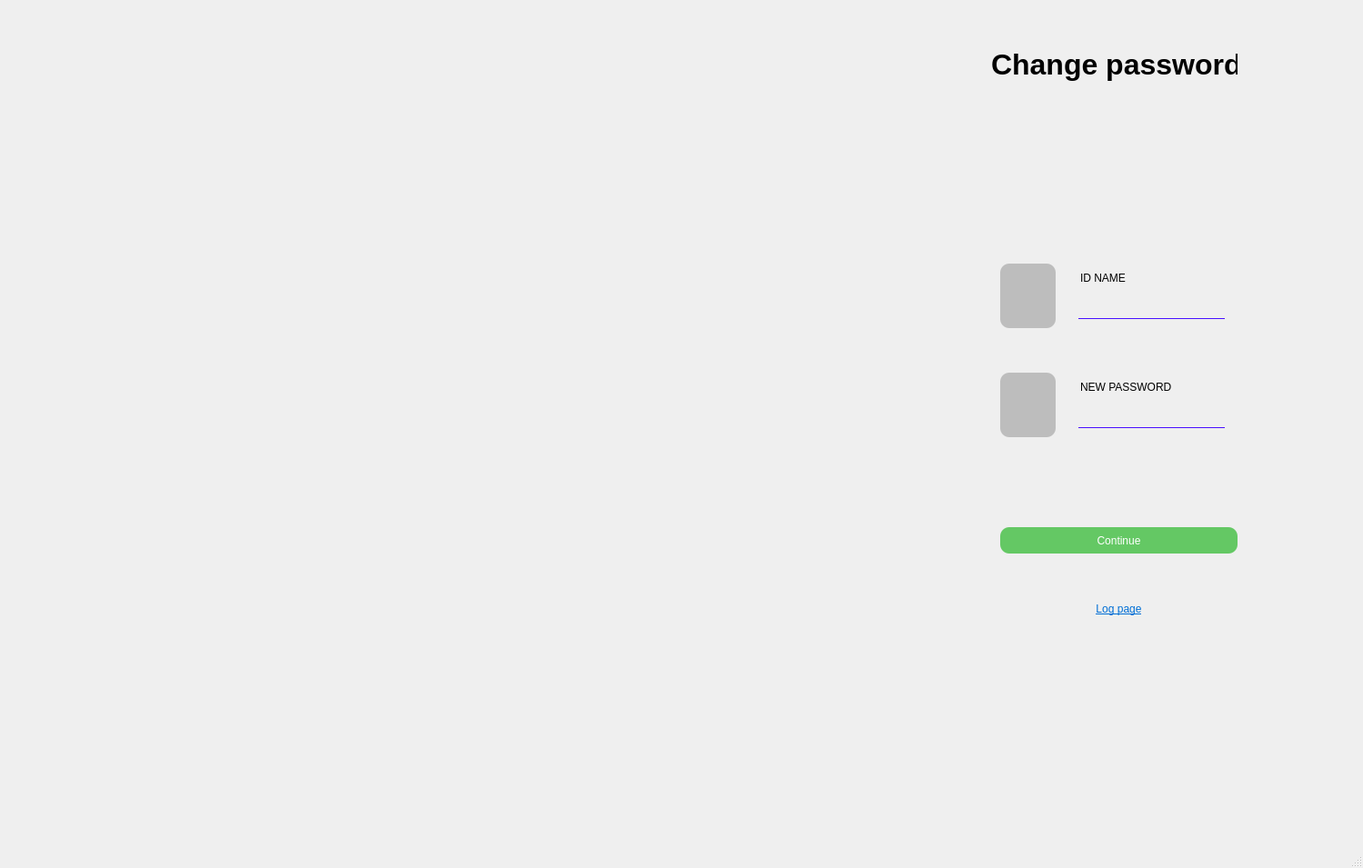
<?xml version="1.0" encoding="UTF-8"?>
<ui version="4.0">
 <class>changepass</class>
 <widget class="QMainWindow" name="changepass">
  <property name="geometry">
   <rect>
    <x>0</x>
    <y>0</y>
    <width>1499</width>
    <height>955</height>
   </rect>
  </property>
  <property name="windowTitle">
   <string>MainWindow</string>
  </property>
  <property name="autoFillBackground">
   <bool>false</bool>
  </property>
  <property name="styleSheet">
   <string notr="true">background-image: url(&quot;:/new/prefix1/Images/restaurant-login-bg@1.25x.jpg&quot;);</string>
  </property>
  <widget class="QWidget" name="centralwidget">
   <widget class="QLabel" name="label">
    <property name="geometry">
     <rect>
      <x>1090</x>
      <y>30</y>
      <width>271</width>
      <height>81</height>
     </rect>
    </property>
    <property name="styleSheet">
     <string notr="true">background: transparent;
color: black;
font-size: 32px;
font-weight: bold;</string>
    </property>
    <property name="text">
     <string>Change password</string>
    </property>
   </widget>
   <widget class="QFrame" name="frame_7">
    <property name="geometry">
     <rect>
      <x>1090</x>
      <y>280</y>
      <width>271</width>
      <height>91</height>
     </rect>
    </property>
    <property name="styleSheet">
     <string notr="true">background: #efefef;
color: black;
    border-radius: 10px;
    padding: 5px 15px;</string>
    </property>
    <property name="frameShape">
     <enum>QFrame::Shape::StyledPanel</enum>
    </property>
    <property name="frameShadow">
     <enum>QFrame::Shadow::Raised</enum>
    </property>
    <widget class="QLineEdit" name="lineEdit_7">
     <property name="geometry">
      <rect>
       <x>90</x>
       <y>220</y>
       <width>151</width>
       <height>41</height>
      </rect>
     </property>
     <property name="styleSheet">
      <string notr="true">background: #ebfff1;
color: black;
    border-radius: 10px;
    padding: 5px 15px;</string>
     </property>
     <property name="text">
      <string/>
     </property>
     <property name="placeholderText">
      <string> Enter your phone number.</string>
     </property>
    </widget>
    <widget class="QFrame" name="frame_8">
     <property name="geometry">
      <rect>
       <x>10</x>
       <y>10</y>
       <width>61</width>
       <height>71</height>
      </rect>
     </property>
     <property name="styleSheet">
      <string notr="true">background-color:  rgb(189, 189, 189);

image: url(:/new/prefix1/Images/id-card.png);</string>
     </property>
     <property name="frameShape">
      <enum>QFrame::Shape::StyledPanel</enum>
     </property>
     <property name="frameShadow">
      <enum>QFrame::Shadow::Raised</enum>
     </property>
    </widget>
    <widget class="QLabel" name="label_9">
     <property name="geometry">
      <rect>
       <x>80</x>
       <y>10</y>
       <width>151</width>
       <height>31</height>
      </rect>
     </property>
     <property name="text">
      <string>ID NAME</string>
     </property>
    </widget>
    <widget class="QLineEdit" name="lineEdit_8">
     <property name="geometry">
      <rect>
       <x>80</x>
       <y>40</y>
       <width>161</width>
       <height>28</height>
      </rect>
     </property>
    </widget>
    <widget class="Line" name="line_4">
     <property name="geometry">
      <rect>
       <x>96</x>
       <y>70</y>
       <width>161</width>
       <height>1</height>
      </rect>
     </property>
     <property name="styleSheet">
      <string notr="true">
background-color: rgb(72, 16, 255);</string>
     </property>
     <property name="orientation">
      <enum>Qt::Orientation::Horizontal</enum>
     </property>
    </widget>
   </widget>
   <widget class="QFrame" name="frame">
    <property name="enabled">
     <bool>true</bool>
    </property>
    <property name="geometry">
     <rect>
      <x>1090</x>
      <y>400</y>
      <width>301</width>
      <height>101</height>
     </rect>
    </property>
    <property name="font">
     <font>
      <bold>false</bold>
     </font>
    </property>
    <property name="styleSheet">
     <string notr="true">background: transparent;</string>
    </property>
    <property name="frameShape">
     <enum>QFrame::Shape::StyledPanel</enum>
    </property>
    <property name="frameShadow">
     <enum>QFrame::Shadow::Raised</enum>
    </property>
    <widget class="QFrame" name="frame_3">
     <property name="geometry">
      <rect>
       <x>0</x>
       <y>0</y>
       <width>271</width>
       <height>91</height>
      </rect>
     </property>
     <property name="styleSheet">
      <string notr="true">background: #efefef;
color: black;
    border-radius: 10px;
    padding: 5px 15px;</string>
     </property>
     <property name="frameShape">
      <enum>QFrame::Shape::StyledPanel</enum>
     </property>
     <property name="frameShadow">
      <enum>QFrame::Shadow::Raised</enum>
     </property>
     <widget class="QFrame" name="frame_4">
      <property name="geometry">
       <rect>
        <x>10</x>
        <y>10</y>
        <width>61</width>
        <height>71</height>
       </rect>
      </property>
      <property name="styleSheet">
       <string notr="true">background-color:  rgb(189, 189, 189);

image: url(:/new/prefix1/Images/lockreset.png);</string>
      </property>
      <property name="frameShape">
       <enum>QFrame::Shape::StyledPanel</enum>
      </property>
      <property name="frameShadow">
       <enum>QFrame::Shadow::Raised</enum>
      </property>
     </widget>
     <widget class="QLabel" name="label_3">
      <property name="geometry">
       <rect>
        <x>80</x>
        <y>10</y>
        <width>151</width>
        <height>31</height>
       </rect>
      </property>
      <property name="text">
       <string>NEW PASSWORD</string>
      </property>
     </widget>
     <widget class="QLineEdit" name="lineEdit_4">
      <property name="geometry">
       <rect>
        <x>80</x>
        <y>40</y>
        <width>161</width>
        <height>28</height>
       </rect>
      </property>
     </widget>
     <widget class="Line" name="line_2">
      <property name="geometry">
       <rect>
        <x>96</x>
        <y>70</y>
        <width>161</width>
        <height>1</height>
       </rect>
      </property>
      <property name="styleSheet">
       <string notr="true">
background-color: rgb(72, 16, 255);</string>
      </property>
      <property name="orientation">
       <enum>Qt::Orientation::Horizontal</enum>
      </property>
     </widget>
    </widget>
   </widget>
   <widget class="QPushButton" name="pushButton">
    <property name="geometry">
     <rect>
      <x>1100</x>
      <y>580</y>
      <width>261</width>
      <height>29</height>
     </rect>
    </property>
    <property name="styleSheet">
     <string notr="true">QPushButton {
    background: #64c864; /* رنگ دکمه در حالت عادی (sabz) */
    color: white;
    border-radius: 10px;
    padding: 5px 15px;
    border: none;
}


QPushButton:hover {
    background: #438743; /* رنگ کمی تنهاتر یا روشن‌تر می‌شود */
}


QPushButton:pressed {
    background: #254b25; 


}
</string>
    </property>
    <property name="text">
     <string>Continue</string>
    </property>
   </widget>
   <widget class="QLabel" name="label_10">
    <property name="geometry">
     <rect>
      <x>1100</x>
      <y>540</y>
      <width>271</width>
      <height>21</height>
     </rect>
    </property>
    <property name="sizePolicy">
     <sizepolicy hsizetype="Preferred" vsizetype="MinimumExpanding">
      <horstretch>0</horstretch>
      <verstretch>0</verstretch>
     </sizepolicy>
    </property>
    <property name="font">
     <font>
      <underline>true</underline>
      <strikeout>false</strikeout>
     </font>
    </property>
    <property name="styleSheet">
     <string notr="true">background: transparent;
color:#625dff;</string>
    </property>
    <property name="text">
     <string>&lt;html&gt;&lt;head/&gt;&lt;body&gt;&lt;p align=&quot;center&quot;&gt;&lt;br/&gt;&lt;/p&gt;&lt;/body&gt;&lt;/html&gt;</string>
    </property>
   </widget>
   <widget class="QLabel" name="label_11">
    <property name="geometry">
     <rect>
      <x>1090</x>
      <y>370</y>
      <width>271</width>
      <height>21</height>
     </rect>
    </property>
    <property name="sizePolicy">
     <sizepolicy hsizetype="Preferred" vsizetype="MinimumExpanding">
      <horstretch>0</horstretch>
      <verstretch>0</verstretch>
     </sizepolicy>
    </property>
    <property name="font">
     <font>
      <underline>true</underline>
      <strikeout>false</strikeout>
     </font>
    </property>
    <property name="styleSheet">
     <string notr="true">background: transparent;
color:rgb(255, 16, 28);</string>
    </property>
    <property name="text">
     <string>&lt;html&gt;&lt;head/&gt;&lt;body&gt;&lt;p align=&quot;center&quot;&gt;&lt;br/&gt;&lt;/p&gt;&lt;/body&gt;&lt;/html&gt;</string>
    </property>
   </widget>
   <widget class="QPushButton" name="pushButton_2">
    <property name="geometry">
     <rect>
      <x>1100</x>
      <y>620</y>
      <width>261</width>
      <height>100</height>
     </rect>
    </property>
    <property name="minimumSize">
     <size>
      <width>100</width>
      <height>100</height>
     </size>
    </property>
    <property name="maximumSize">
     <size>
      <width>1499</width>
      <height>955</height>
     </size>
    </property>
    <property name="font">
     <font>
      <pointsize>9</pointsize>
      <underline>true</underline>
     </font>
    </property>
    <property name="styleSheet">
     <string notr="true">QPushButton {
    background: transparent;
	text-decoration:underline;
	color:rgb(0, 110, 213);
    border: none;
}
QPushButton:hover {
    color:rgb(0, 99, 191)
}

QPushButton:pressed {
   color:#055d86;
}</string>
    </property>
    <property name="text">
     <string>Log page</string>
    </property>
   </widget>
  </widget>
  <widget class="QMenuBar" name="menubar">
   <property name="geometry">
    <rect>
     <x>0</x>
     <y>0</y>
     <width>1499</width>
     <height>25</height>
    </rect>
   </property>
  </widget>
  <widget class="QStatusBar" name="statusbar"/>
 </widget>
 <resources/>
 <connections/>
</ui>
